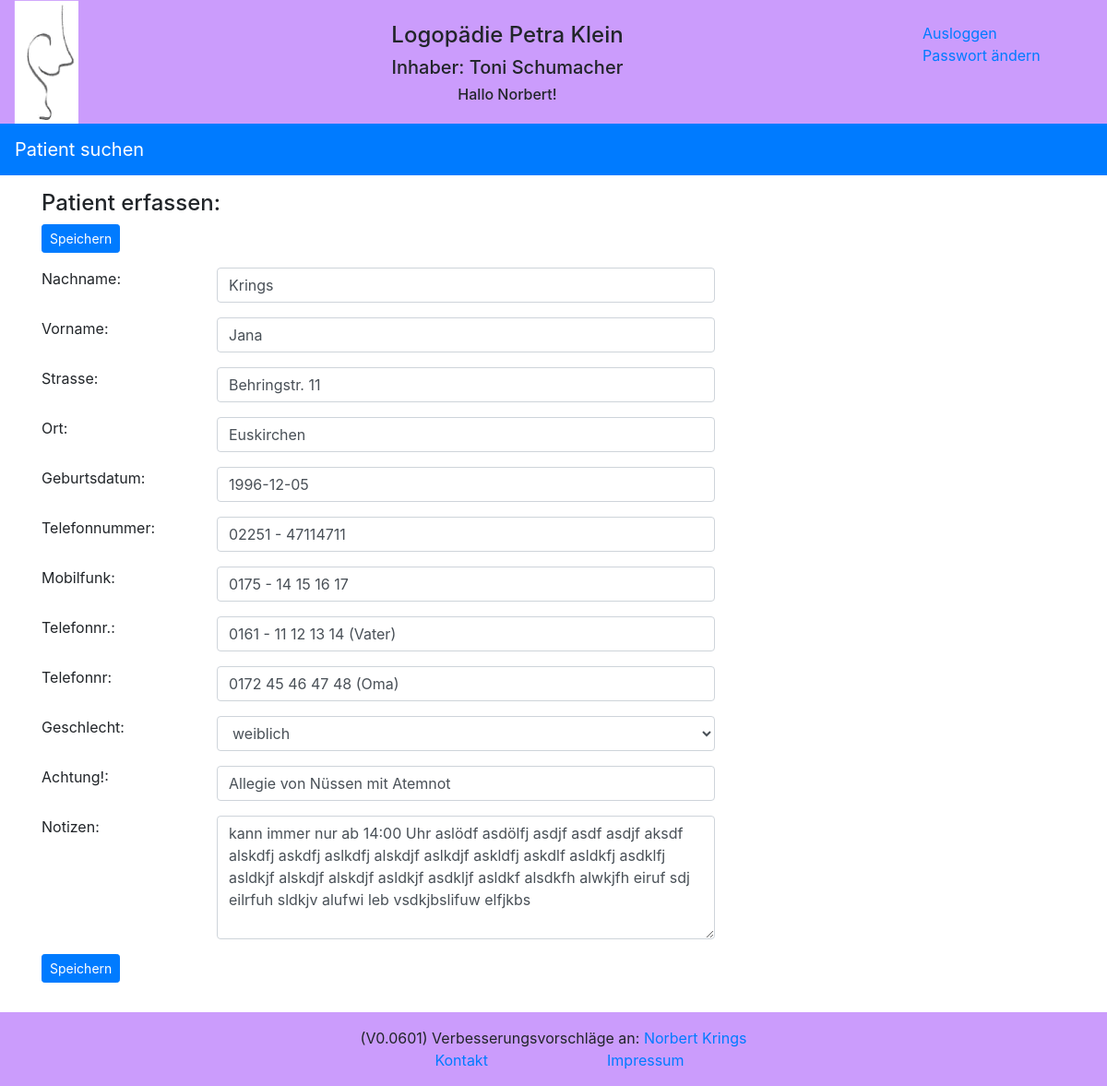
The app's page /reports/edit/patient/1/ (signed in), older data.
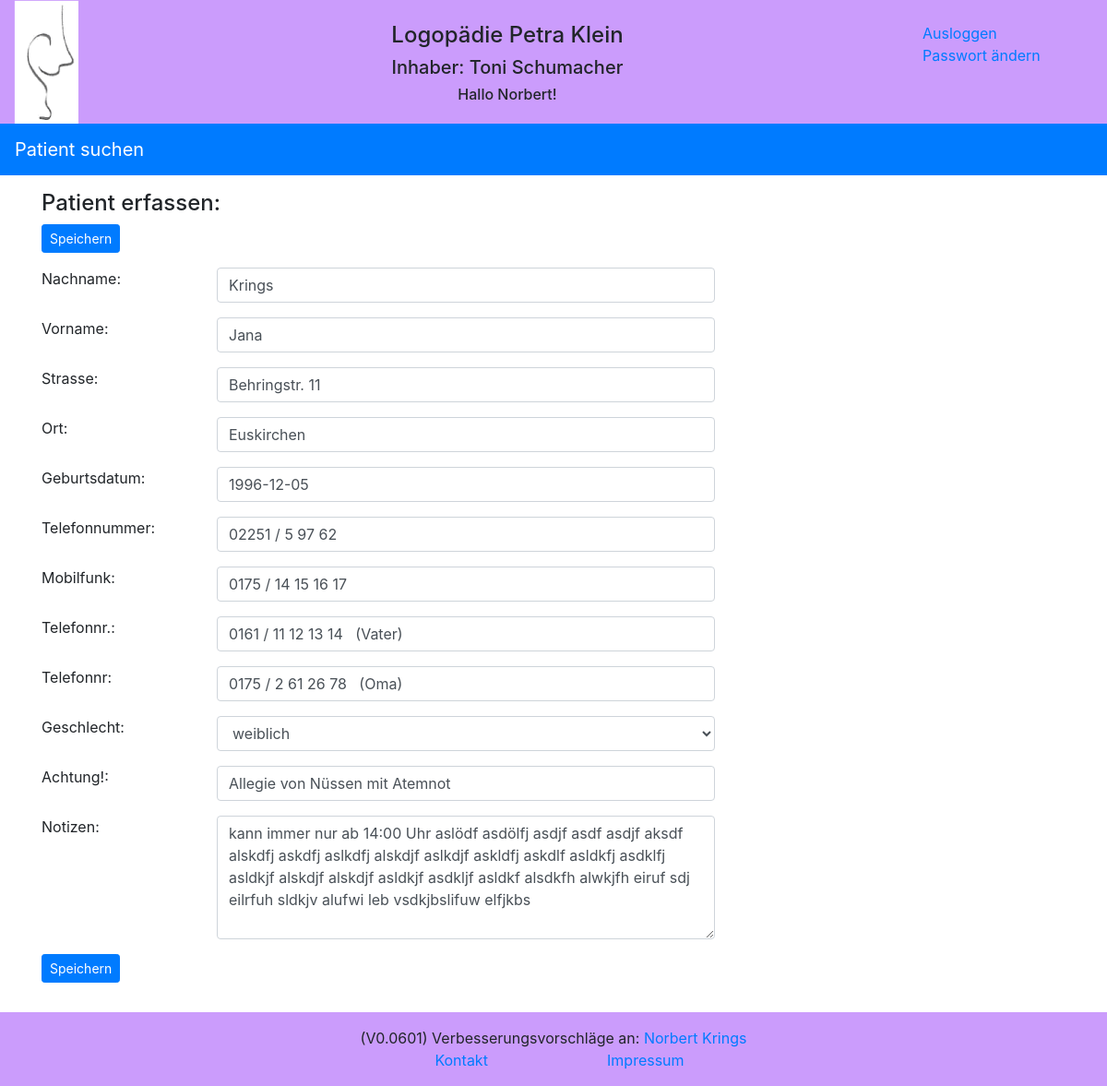
The same page, newer data.
### reports/models.py (models this page shows, shortened)
class Patient(models.Model):
    GENDER = (
        ('1', 'weiblich'),
        ('2', 'männlich'),
    )
    pa_first_name = models.CharField(max_length=50)
    pa_last_name = models.CharField(max_length=50)
    pa_street = models.CharField(max_length=100)
    pa_city = models.CharField(max_length=255)
    pa_phone = models.CharField(max_length=35, blank=True, default='', null=True)
    pa_cell_phone = models.CharField(max_length=35, blank=True, default='', null=True)
    pa_cell_phone_add1 = models.CharField(max_length=35, blank=True, default='', null=True)
    pa_cell_phone_add2 = models.CharField(max_length=35, blank=True, default='', null=True)
    pa_date_of_birth = models.DateField(default='1900-01-01')
    pa_gender = models.CharField(max_length=1, choices=GENDER, default='1')
    pa_attention = models.CharField(max_length=100, blank=True, default='')
    pa_note = models.CharField(max_length=255, blank=True, default='')

### reports/views.py (the view)
# urls.py: path('edit/patient/<id>/', views.edit_patient, name='edit_patient'),
def edit_patient(request, id=None):
    item = get_object_or_404(Patient, id=id)
    form = PatientForm(request.POST or None, instance=item)
    if form.is_valid():
        form.save()
        logger.info('edit_patient: Patient mit der ID:' + str(item.id) + ' geändert')
        return redirect('/reports/patient/' + str(item.id) + '/')
    logger.info('edit_patient: Patient mit der ID: ' + str(id) + ' zwecks Änderung aufgerufen')
    return render(request, 'reports/patient_form.html', {'form': form})

### reports/templates/reports/patient_form.html (shortened to what this page needs)
{% extends "base.html" %}
{% block extrahead %}
    {% load static %}
    <link rel="stylesheet" href="{% static 'reports/style_e2.css' %}">
{% endblock %}
{% block nav %}
<nav class="navbar navbar-expand-sm bg-primary navbar-dark">
  <a class="navbar-brand" href="{% url 'reports:index' %}" >Patient suchen</a>
</nav>
{% endblock %}
{% block content %}
<content>
    <form method="POST" enctype="multipart/form-data" action="">
    <div class="container">
        <div class="row">
            <div class="col-sm">
                <h4>Patient erfassen:</h4>
            </div>
        </div>
        <div class="form-group row">
            <div class="col-sm-offset-2 col-sm-6">
                <button type="submit" class="btn btn-primary btn-sm">Speichern</button>
            </div>
        </div>
        <div class="form-group row">
            <label for="{{ form.pa_last_name.id_for_label }}" class="col-sm-2 control-label">Nachname:</label>
            <div class="col-sm-6">
                {{ form.pa_last_name }}
            </div>
        </div>
        <div class="form-group row">
            <label for="{{ form.pa_first_name.id_for_label }}" class="col-sm-2 control-label">Vorname:</label>
            <div class="col-sm-6">
                {{ form.pa_first_name }}
            </div>
        </div>
        <div class="form-group row">
            <label for="{{ form.pa_street.id_for_label }}" class="col-sm-2 control-label">Strasse:</label>
            <div class="col-sm-6">
                {{ form.pa_street }}
            </div>
        </div>
        <div class="form-group row">
            <label for="{{ form.pa_city.id_for_label }}" class="col-sm-2 control-label">Ort:</label>
            <div class="col-sm-6">
                {{ form.pa_city }}
            </div>
        </div>
        <div class="form-group row">
            <label for="{{ form.pa_date_of_birth.id_for_label }}" class="col-sm-2 control-label">Geburtsdatum:</label>
            <div class="col-sm-6">
                {{ form.pa_date_of_birth }}
            </div>
        </div>
        <div class="form-group row">
            <label for="{{ form.pa_phone.id_for_label }}" class="col-sm-2 control-label">Telefonnummer:</label>
            <div class="col-sm-6">
                {{ form.pa_phone }}
            </div>
        </div>
        <div class="form-group row">
            <label for="{{ form.pa_cell_phone.id_for_label }}" class="col-sm-2 control-label">Mobilfunk:</label>
            <div class="col-sm-6">
                {{ form.pa_cell_phone }}
            </div>
        </div>
        <div class="form-group row">
            <label for="{{ form.pa_cell_phone_add1.id_for_label }}" class="col-sm-2 control-label">Telefonnr.:</label>
            <div class="col-sm-6">
                {{ form.pa_cell_phone_add1 }}
            </div>
        </div>
        <div class="form-group row">
            <label for="{{ form.pa_cell_phone_add2.id_for_label }}" class="col-sm-2 control-label">Telefonnr:</label>
            <div class="col-sm-6">
                {{ form.pa_cell_phone_add2 }}
            </div>
        </div>
        <div class="form-group row">
            <label for="{{ form.pa_gender.id_for_label }}" class="col-sm-2 control-label">Geschlecht:</label>
            <div class="col-sm-6">
                {{ form.pa_gender }}
            </div>
        </div>
        <div class="form-group row">
            <label for="{{ form.pa_attention.id_for_label }}" class="col-sm-2 control-label">Achtung!:</label>
            <div class="col-sm-6">
                {{ form.pa_attention }}
            </div>
        </div>
        <div class="form-group row">
            <label for="{{ form.pa_note.id_for_label }}" class="col-sm-2 control-label">Notizen:</label>
            <div class="col-sm-6">
                {{ form.pa_note }}
            </div>
        </div>
       <div class="form-group row">
            <div class="col-sm-offset-2 col-sm-6">
                <button type="submit" class="btn btn-primary btn-sm">Speichern</button>
            </div>
        </div>
    </div>
    </form>
</content>
{% endblock %}

Row changes from the older to the newer data that the page shows:
changed Patient "Krings": pa_phone "02251 - 47114711" → "02251 / 5 97 62"; pa_cell_phone "0175 - 14 15 16 17" → "0175 / 14 15 16 17"; pa_cell_phone_add1 "0161 - 11 12 13 14 (Vater)" → "0161 / 11 12 13 14 (Vater)"; pa_cell_phone_add2 "0172 45 46 47 48 (Oma)" → "0175 / 2 61 26 78 (Oma)"
